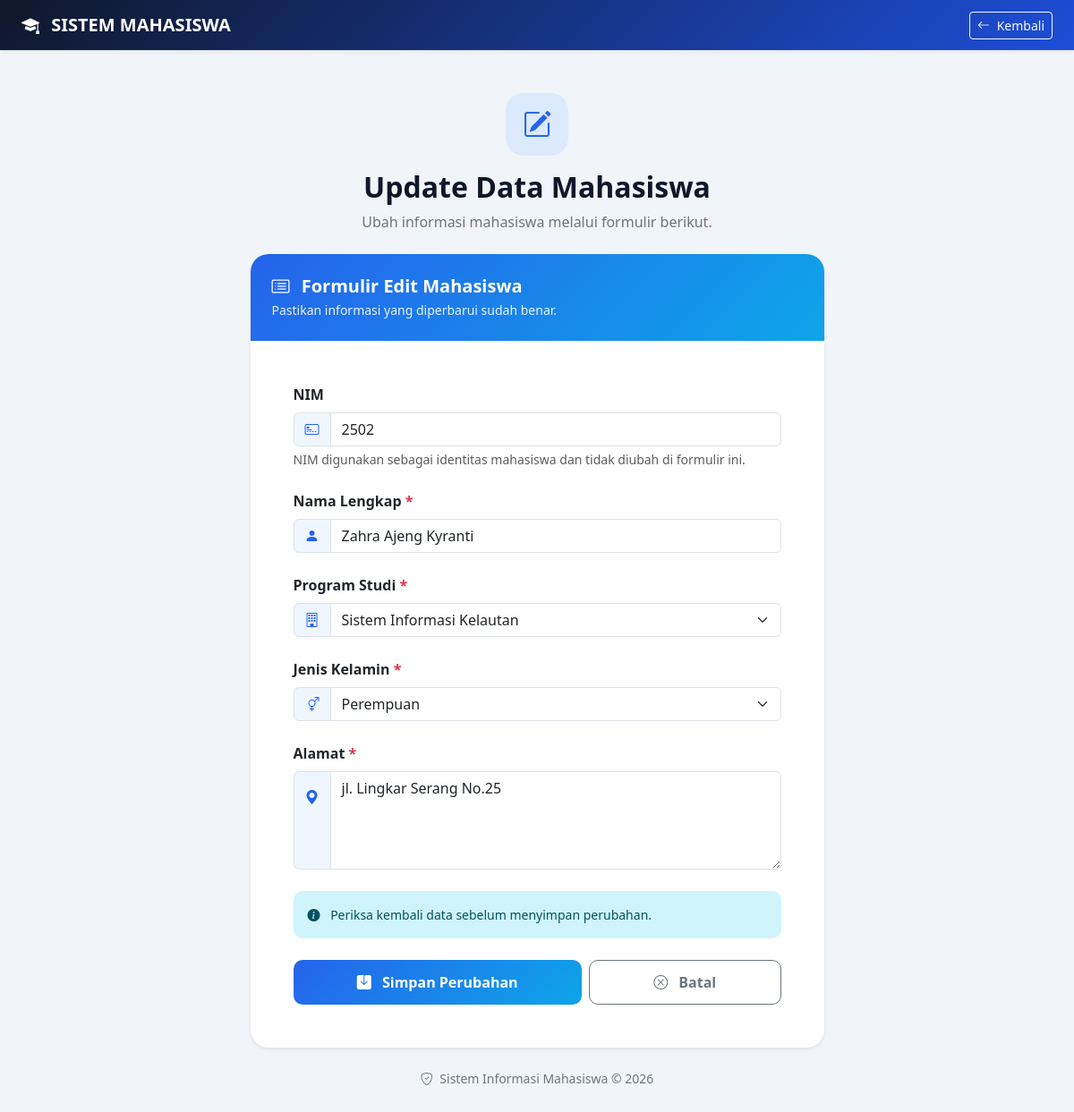
The app's page /update.php?nim=2502 with its own data.
### tables this page shows
create table mahasiswa(
    nim INT not null primary key,
    nama varchar(50) not null,
    id_prodi int not null,
    jenis_kelamin int not null,
    alamat TEXT not null, 
    constraint fk_mahasiswa_prodi foreign key (id_prodi) references prodi (id_prodi)
);

create table prodi(
    id_prodi int not null primary key,
    nama_prodi varchar(100) not null,
    ketua_prodi varchar(100) not null
);

### update.php (the view, shortened to what this page needs)
<?php
include('koneksi.php');
$nim = $_GET['nim'];
$stmt = mysqli_prepare(
    $koneksi,
    "SELECT nim, nama, id_prodi, jenis_kelamin, alamat
     FROM mahasiswa
     WHERE nim = ?"
);
mysqli_stmt_bind_param($stmt, "s", $nim);
mysqli_stmt_execute($stmt);
$result = mysqli_stmt_get_result($stmt);
$data = mysqli_fetch_assoc($result);
$query_prodi = mysqli_query(
    $koneksi,
    "SELECT id_prodi, nama_prodi FROM prodi"
);
?>
<!DOCTYPE html>
<html lang="id">
<head>
    <link href="https://cdn.jsdelivr.net/npm/bootstrap@5.3.3/dist/css/bootstrap.min.css"
          rel="stylesheet">
    <link rel="stylesheet"
          href="https://cdn.jsdelivr.net/npm/bootstrap-icons@1.11.3/font/bootstrap-icons.min.css">
</head>
<body style="margin:0; min-height:100vh; background:#f1f5f9; font-family:'Segoe UI',sans-serif;">
    <nav class="navbar navbar-dark shadow-sm"
         style="background:linear-gradient(135deg,#0f172a,#1d4ed8);">
        <div class="container-fluid px-4">
            <a href="main.php" class="navbar-brand fw-bold">
                <i class="bi bi-mortarboard-fill me-2"></i>
                SISTEM MAHASISWA
            </a>
            <a href="main.php" class="btn btn-outline-light btn-sm">
                <i class="bi bi-arrow-left me-1"></i>
                Kembali
            </a>
        </div>
    </nav>
    <div class="container py-5">
        <div class="row justify-content-center">
            <div class="col-12 col-lg-8 col-xl-7">
                <div class="mb-4 text-center">
                    <div class="d-flex align-items-center justify-content-center mx-auto mb-3"
                         style="width:70px; height:70px; border-radius:20px; background:#dbeafe; color:#2563eb; font-size:32px;">
                        <i class="bi bi-pencil-square"></i>
                    </div>
                    <h2 class="fw-bold mb-2" style="color:#0f172a;">
                        Update Data Mahasiswa
                    </h2>
                    <p class="text-secondary mb-0">
                        Ubah informasi mahasiswa melalui formulir berikut.
                    </p>
                </div>
                <div class="card border-0 shadow-sm"
                     style="border-radius:20px; overflow:hidden;">
                    <div class="card-header border-0 p-4"
                         style="background:linear-gradient(135deg,#2563eb,#0ea5e9); color:white;">
                        <h5 class="fw-bold mb-1">
                            <i class="bi bi-card-list me-2"></i>
                            Formulir Edit Mahasiswa
                        </h5>
                        <p class="mb-0 small" style="opacity:0.9;">
                            Pastikan informasi yang diperbarui sudah benar.
                        </p>
                    </div>
                    <div class="card-body p-4 p-md-5">
                        <form action="proses_update.php" method="post">
                            <div class="mb-4">
                                <label class="form-label fw-semibold">
                                    NIM
                                </label>
                                <div class="input-group">
                                    <span class="input-group-text"
                                          style="background:#eff6ff; color:#2563eb;">
                                        <i class="bi bi-credit-card-2-front"></i>
                                    </span>
                                    <input
                                        type="text"
                                        class="form-control"
                                        value="<?= htmlspecialchars($data['nim']) ?>"
                                        readonly>
                                </div>
                                <div class="form-text">
                                    NIM digunakan sebagai identitas mahasiswa dan tidak diubah di formulir ini.
                                </div>
                            </div>
                            <div class="mb-4">
                                <label for="nama" class="form-label fw-semibold">
                                    Nama Lengkap <span class="text-danger">*</span>
                                </label>
                                <div class="input-group">
                                    <span class="input-group-text"
                                          style="background:#eff6ff; color:#2563eb;">
                                        <i class="bi bi-person-fill"></i>
                                    </span>
                                    <input
                                        type="text"
                                        class="form-control"
                                        id="nama"
                                        name="nama"
                                        value="<?= htmlspecialchars($data['nama']) ?>"
                                        placeholder="Masukkan nama lengkap"
                                        required>
                                </div>
                            </div>
                            <div class="mb-4">
                                <label for="id_prodi" class="form-label fw-semibold">
                                    Program Studi <span class="text-danger">*</span>
                                </label>
                                <div class="input-group">
                                    <span class="input-group-text"
                                          style="background:#eff6ff; color:#2563eb;">
                                        <i class="bi bi-building"></i>
                                    </span>
                                    <select
                                        name="id_prodi"
                                        id="id_prodi"
                                        class="form-select"
                                        required>
                                        <?php while ($p = mysqli_fetch_assoc($query_prodi)) { ?>
                                            <option
                                                value="<?= htmlspecialchars($p['id_prodi']) ?>"
                                                <?= (string)$data['id_prodi'] === (string)$p['id_prodi'] ? 'selected' : '' ?>>
                                                <?= htmlspecialchars($p['nama_prodi']) ?>
                                            </option>
                                        <?php } ?>
                                    </select>
                                </div>
                            </div>
                            <div class="mb-4">
                                <label for="jenis_kelamin" class="form-label fw-semibold">
                                    Jenis Kelamin <span class="text-danger">*</span>
                                </label>
                                <div class="input-group">
                                    <span class="input-group-text"
                                          style="background:#eff6ff; color:#2563eb;">
                                        <i class="bi bi-gender-ambiguous"></i>
                                    </span>
                                    <select
                                        name="jenis_kelamin"
                                        id="jenis_kelamin"
                                        class="form-select"
                                        required>
                                        <option value="0"
                                            <?= (string)$data['jenis_kelamin'] === '0' ? 'selected' : '' ?>>
                                            Perempuan
                                        </option>
                                    </select>
                                </div>
                            </div>
                            <div class="mb-4">
                                <label for="alamat" class="form-label fw-semibold">
                                    Alamat <span class="text-danger">*</span>
                                </label>
                                <div class="input-group">
                                    <span class="input-group-text align-items-start pt-3"
                                          style="background:#eff6ff; color:#2563eb;">
                                        <i class="bi bi-geo-alt-fill"></i>
                                    </span>
                                    <textarea
                                        name="alamat"
                                        id="alamat"
                                        class="form-control"
                                        rows="4"
                                        placeholder="Masukkan alamat lengkap mahasiswa"
                                        required><?= htmlspecialchars($data['alamat']) ?></textarea>
                                </div>
                            </div>
                            <div class="alert alert-info border-0 small"
                                 style="border-radius:10px;">
                                <i class="bi bi-info-circle-fill me-2"></i>
                                Periksa kembali data sebelum menyimpan perubahan.
                            </div>
                            <div class="d-flex flex-column flex-sm-row gap-2 mt-4">
                                <button
                                    type="submit"
                                    class="btn btn-primary flex-fill fw-semibold"
                                    style="padding:12px; border:0; border-radius:10px; background:linear-gradient(135deg,#2563eb,#0ea5e9);">
                                    <i class="bi bi-save-fill me-2"></i>
                                    Simpan Perubahan
                                </button>
                                <a
                                    href="main.php"
                                    class="btn btn-outline-secondary flex-fill fw-semibold text-center"
                                    style="padding:12px; border-radius:10px;">
                                    <i class="bi bi-x-circle me-2"></i>
                                    Batal
                                </a>
                            </div>
                        </form>
                    </div>
                </div>
                <div class="text-center mt-4">
                    <p class="text-secondary small">
                        <i class="bi bi-shield-check me-1"></i>
                        Sistem Informasi Mahasiswa &copy; <?= date('Y') ?>
                    </p>
                </div>
            </div>
        </div>
    </div>
</body>
</html>

### records on screen
mahasiswa: nim "2502", nama "Zahra Ajeng Kyranti", id_prodi "Sistem Informasi Kelautan", jenis_kelamin "Perempuan", alamat "jl. Lingkar Serang No.25"
